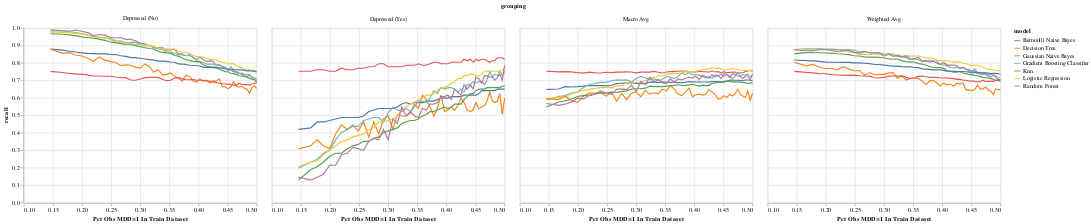

Notebook code for this chart:
### Code cell
alt.Chart(model_performance_v6).mark_line(
).encode(
    x = alt.X('y_train_prop', title='Pct Obs MDD=1 In Train Dataset'),
    y = alt.Y('recall', scale=alt.Scale(domain=[0, 1])),
    color='model:N',
).facet(
    facet=alt.Facet('grouping')
)

### Figure 1 — Vega-Lite specification as saved in the notebook (floating-point values rounded to 4 significant figures; data arrays with more than 128 entries replaced by an {"elided": "..."} marker saying what was removed)
{"config": {"view": {"continuousWidth": 400, "continuousHeight": 300}}, "data": {"name": "data-fe3d63ee20a5b0eded390987b4a91331"}, "facet": {"field": "grouping", "type": "nominal"}, "spec": {"mark": "line", "encoding": {"color": {"field": "model", "type": "nominal"}, "x": {"field": "y_train_prop", "title": "Pct Obs MDD=1 In Train Dataset", "type": "quantitative"}, "y": {"field": "recall", "scale": {"domain": [0, 1]}, "type": "quantitative"}}}, "$schema": "https://vega.github.io/schema/vega-lite/v4.17.0.json", "datasets": {"data-fe3d63ee20a5b0eded390987b4a91331": {"elided": "1428 records"}}}
